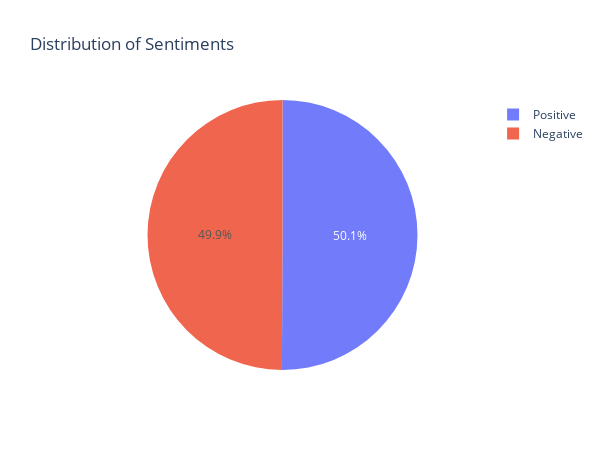

The notebook cell this image was saved under:
### Code cell
# Create a pie chart to visualize the distribution of sentiments (positive vs. negative)
fig = px.pie(
    values=[positive_count, negative_count],  # Values for the pie chart
    title="Distribution of Sentiments",  # Title of the chart
    names=['Positive', 'Negative'],  # Labels for the slices
    hover_name=['Positive', 'Negative'],  # Names to display on hover
    opacity=0.9,  # Set the opacity of the pie chart
    template="plotly_white"  # Use a white background for the chart
)

# Update layout dimensions for better visibility
fig.update_layout(width=600, height=450)

# Display the pie chart
fig.show()

### Figure 1 — Plotly figure (JSON) as saved in the notebook; plotly's stock layout.template omitted (floating-point values rounded to 4 significant figures)
{"data": [{"domain": {"x": [0, 1], "y": [0, 1]}, "hovertemplate": "<b>%{hovertext}</b><br><br>label=%{label}<br>value=%{value}<extra></extra>", "hovertext": ["Positive", "Negative"], "labels": ["Positive", "Negative"], "legendgroup": "", "name": "", "opacity": 0.9, "showlegend": true, "type": "pie", "values": [50068, 49932]}], "layout": {"height": 450, "legend": {"tracegroupgap": 0}, "title": {"text": "Distribution of Sentiments"}, "width": 600}}
